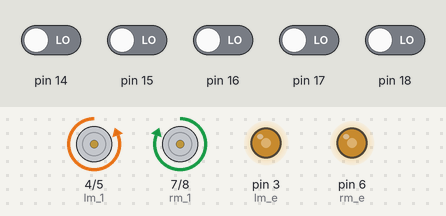
Recording of a sketch running on a simulated Arduino Uno, built with avr-gcc and run on an emulated ATmega328P. On the bench: motor-driver pin pairs drawn as motors (green arrow = first pin HIGH = forward, orange = second pin HIGH = backward, longer = more drive), output pins drawn as LEDs (lit = HIGH). The test bench sets the inputs (shaded band); at power-on: pin 14–18 LOW.

Above: at 1.2 s.
1.3 s: pin 15 driven HIGH
At 2.5 s:
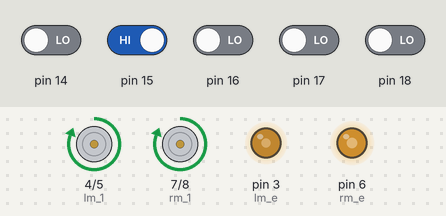
2.8 s: pin 16 driven HIGH
At 3.7 s:
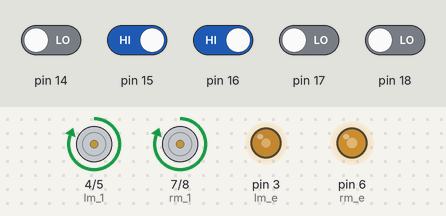
4.3 s: pin 17 driven HIGH
At 4.7 s:
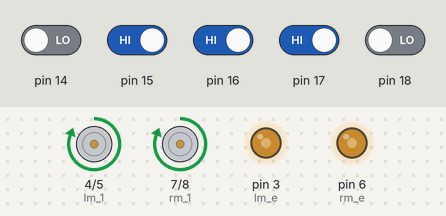
5.8 s: pin 15 driven LOW
At 7.0 s:
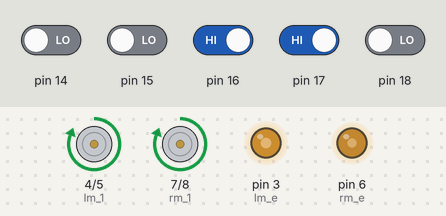
7.3 s: pin 14 driven HIGH
At 7.8 s:
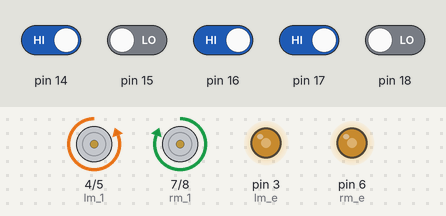
8.8 s: pin 14 driven LOW
At 9.3 s:
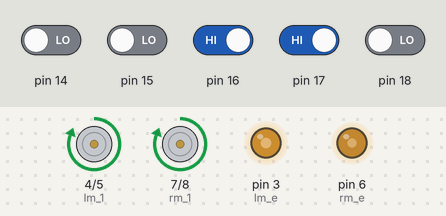
Timing chart, 0 to 11.3 s (numbered marks = the images above; inputs shaded):
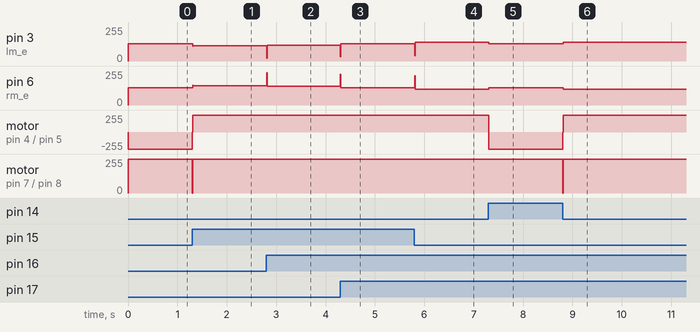

The sketch:

mm_test.ino
```cpp
//Uncomment the line to enable debugging mode
//#define __DEBUG

#ifdef __DEBUG
  #define debugn(...) Serial.println(__VA_ARGS__)
  #define debug(...) Serial.print(__VA_ARGS__)
#else
  #define debugn(...)
  #define debug(...)
#endif

#define lm_e 3
#define lm_1 4
#define lm_2 5

#define rm_e 6
#define rm_1 7
#define rm_2 8

#define DEF_SPEED 130
#define TURN_TIME 100

#define KP 5.0f
#define KD 1.4f

char _STATE = 0;
byte _ERROR =  0;
byte _PREV_ERROR = 0;
byte _PD = 0;

void setup() {
  for(int i=0; i<5; i++){
     pinMode(14+i, INPUT);
  }

  for(int i=0; i<6; i++){
    pinMode(3+i, OUTPUT);
  }

  Serial.begin(9600);
  debugn("Program Started");
}

void loop() {
  byte value = readSensors();

  debug("LOOP :: readings = ");
  debug(value, BIN);
  debug(" STATE = ");
  debug(_STATE);

  if(_STATE != 's'){
    moveBot();
  }

  debugn();
}

byte readSensors(){
  byte value = 0;

  for(int i=0; i<5; i++){
    value = value | (digitalRead(14 + i)<<(4-i));
  }

  if(value == 0b11111){
    _STATE = 's';
  }

  if(value & 0b10000){
    _STATE = 'l';
  }else if(value & 0b01110){
    _STATE = 'f';
    _ERROR = 0;

    if(value & 0b01000){
      _ERROR += 3;
      if(value & 0b00100)
        _ERROR -= 1;
    }
    if(value & 0b00010){
      _ERROR -= 3;
      if(value & 0b00100)
        _ERROR += 1;
    }
  }else if(value & 0b00001){
    _STATE = 'r';
  }else{
    _STATE = 'b';
  }

  return value;
}

void calculatePD(){
  byte delta = _ERROR - _PREV_ERROR;
  _PD = KP * _ERROR + KD * delta;
  _PREV_ERROR = _ERROR;
}

void moveBot(){
  if(_STATE == 'f'){
    calculatePD();

    debug(" PD = ");
    debug(_PD);

    setspeed(DEF_SPEED-_PD, DEF_SPEED+_PD);

    debug(" SPEED : l = ");
    debug(DEF_SPEED-_PD);
    debug(" r = ");
    debug(DEF_SPEED+_PD);

    goForward();
  } else{

    debug(" SPEED : l = ");
    debug(DEF_SPEED);
    debug(" r = ");
    debug(DEF_SPEED);

    if(_STATE == 'b'){
      setspeed(DEF_SPEED, DEF_SPEED);
      gotoTarget('l');
      _stop();
    }else{
      setspeed(DEF_SPEED, DEF_SPEED);
      gotoTarget(_STATE);
      _stop();
    }
  }
  delay(10); //small delay for resting the bot after a movement
}

void gotoTarget(char target){
  _STATE = 0;
  debug("\n   gotoTarget : ");
  int turn_time = TURN_TIME;
  do{
    if(target == 'l'){
      turnLeft();
    }else if(target == 'r'){
      turnRight();
    }

    // turn for a certain time and check sensors.. turn delay is reduced every time
    // to read sensors more frequently when it approaches target line

    delay(turn_time);
    turn_time *= 0.5;

    readSensors();

    debug("\n   readings = ");
    debug(value, BIN);
    debug(" STATE = ");
    debug(_STATE);

  }while(_STATE != 'f');
}

void goForward(){
  setdir(1,0,1,0);
}

void turnLeft(){
  setdir(0,1,1,0);
}

void turnRight(){
  setdir(1,0,0,1);
}

void _stop(){
  setdir(0,0,0,0);
}

inline void setdir(byte l1, byte l2, byte r1, byte r2){
	digitalWrite(lm_1, l1);
	digitalWrite(lm_2, l2);
	digitalWrite(rm_1, r1);
	digitalWrite(rm_2, r2);
}

inline void setspeed(byte left, byte right){
  analogWrite(lm_e, left);
  analogWrite(rm_e, right);
}
```

Measured:
- after the input at 1.3 s, pin 3 (lm_e): 130/255 → 115/255 at once; pin 6 (rm_e): 130/255 → 145/255 at once; motor on pin 4 (lm_1) / pin 5 (lm_2): backward 255/255 → forward 255/255 at once; motor on pin 7 (rm_1) / pin 8 (rm_2): forward 255/255 → stopped at once, → forward 255/255 0.01 s later
- after the input at 2.8 s, pin 3 (lm_e): 115/255 → 120/255 at once; pin 6 (rm_e): 145/255 → 140/255 at once
- after the input at 4.3 s, pin 3 (lm_e): 120/255 → 130/255 at once; pin 6 (rm_e): 140/255 → 130/255 at once
- after the input at 5.8 s, pin 3 (lm_e): 130/255 → 140/255 at once; pin 6 (rm_e): 130/255 → 120/255 at once
- after the input at 7.3 s, pin 3 (lm_e): 140/255 → 130/255 at once; pin 6 (rm_e): 120/255 → 130/255 at once; motor on pin 4 (lm_1) / pin 5 (lm_2): forward 255/255 → backward 255/255 at once
- after the input at 8.8 s, pin 3 (lm_e): 130/255 → 140/255 at once; pin 6 (rm_e): 130/255 → 120/255 at once; motor on pin 4 (lm_1) / pin 5 (lm_2): backward 255/255 → forward 255/255 at once; motor on pin 7 (rm_1) / pin 8 (rm_2): forward 255/255 → stopped at once, → forward 255/255 0.01 s later
